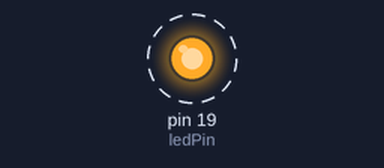
Simulated run of this sketch. Board: Arduino Uno, built with avr-gcc and run on an emulated ATmega328P. On the bench: output pins drawn as LEDs (lit = HIGH). Dashed ring = blinking. What the sketch prints to the serial monitor is not drawn.

Above: at 0.5 s.
Timing chart, 0 to 4.6 s (numbered marks = the images above):
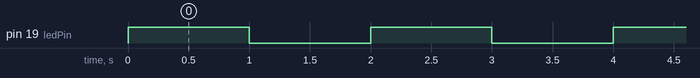

Measured:
- by itself, pin 19 (ledPin): alternates HIGH for 1.0 s and LOW for 1.0 s

The sketch:

Exp1_LED_Blink.ino
```cpp
const int ledPin=19;

void setup() {
  // put your setup code here, to run once:
  pinMode(ledPin,OUTPUT);
  Serial.begin(9600);
}

void loop() {
  // put your main code here, to run repeatedly:
  digitalWrite(ledPin,HIGH);
  Serial.println("ON");
  delay(1000);
  digitalWrite(ledPin,LOW);
  Serial.println("OFF");
  delay(1000);
}
```
